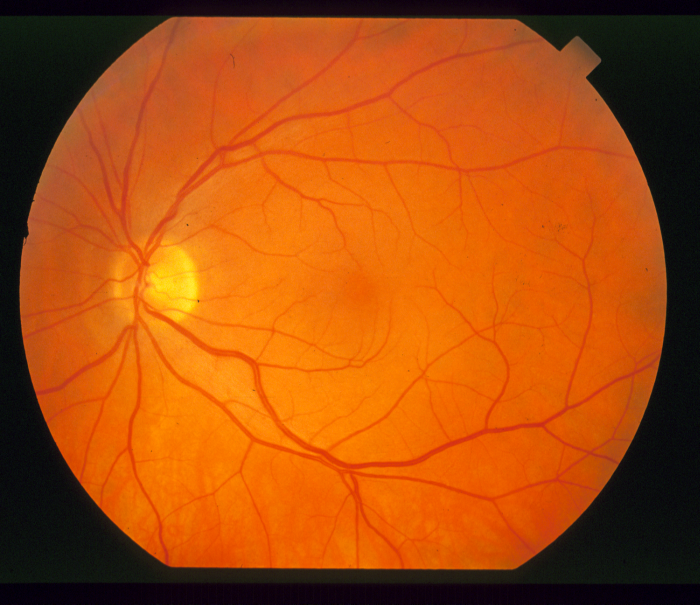
%> input picture Segmentation/distributed/img_002.ppm, 700 x 605 px; its folder holds only this picture in this run
$ octave func_test.m   (GNU Octave 9; MATLAB toolbox functions it lacks are replaced by stand-ins)
%> lines starting %> are read from the running program, lines starting %| are printed output that depends on the picture; in (x1, y1, x2, y2) boxes, pixels count from 0 and x2, y2 are one past the last pixel; in counts of white or black regions, pixels touching at a corner belong together; the program's own positions count from 1
% Getting all the file details from the distributed folder
files = dir('distributed/img*.ppm');
num_files = length(files);
%Getting a referance image to get the image size details for furture use
ref_img = double(imread(strcat('distributed/', files(1).name)));

gray_imgs = zeros([size(ref_img(:,:,1)),num_files]);
%> gray_imgs: size 605x700 double; every value is 0
figure
colormap('gray');
for i=1:num_files
    img_loop = double(imread(strcat('distributed/', files(i).name)));
    img = 0.1*img_loop(:,:,1) + 0.85*img_loop(:,:,2) + 0.05*img_loop(:,:,3);
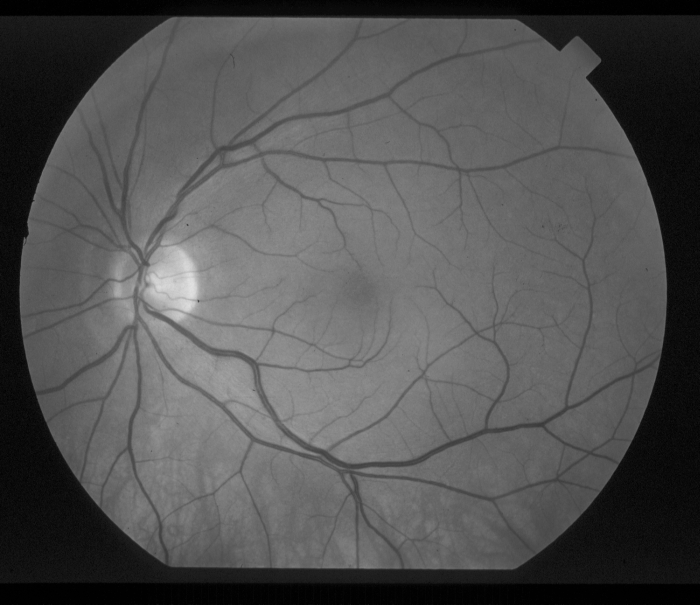
%> img: size 605x700 double; min 0.05, max 225.6, mean 82.9
    %Applying median filter to removing noise from the data and preserving
    %edges.
    img = medfilt2(img,[3,3]);
    gray_imgs(:,:,i) = img;
    subplot(6,6,i)
    imagesc(img)
end

diskLocations = getOpticalDisk(gray_imgs);


function [circle_img] = getOpticalDisk(imgs)
img_bin = zeros(size(imgs));
for i=1:size(imgs,3)
    img_loop = imgs(:,:,i);

    diskLocations = imsharpen(img_loop,'Radius',2,'Amount',1);
    ksx = reshape([-1 -2 -1 0 0 0 1 2 1], 3, 3 );
    ksy = ksx';

    gx = conv2(diskLocations, ksx, 'same');
    gy = conv2(diskLocations, ksy, 'same');

    len_grad = sqrt(gx.^2 + gy.^2);
    edge_sol = len_grad>50;

    img_wind = bwmorph(edge_sol, 'dilate', 1);

    img_bin(:,:,i) = img_wind;
end
%> this loop made 1 pass
%> pass 1, in getOpticalDisk, `diskLocations = imsharpen(img_loop,'Radius',2,'Amount',1);`:
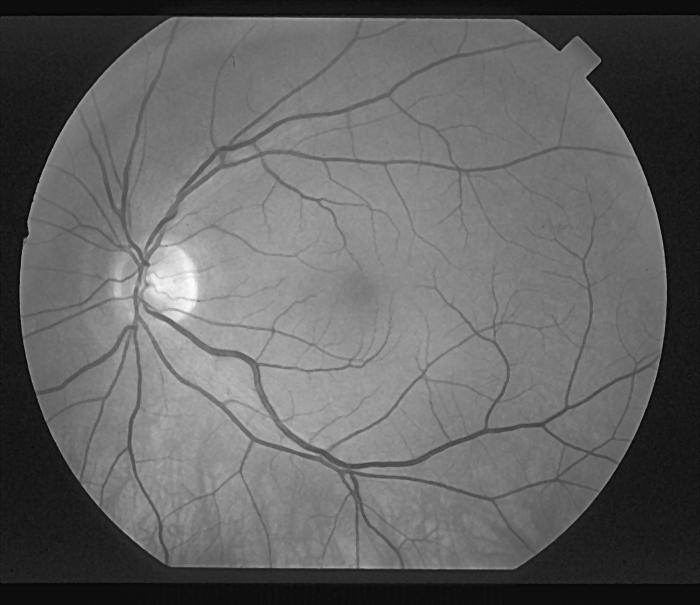
%> diskLocations: size 605x700 double; min -11.56, max 229.4, mean 82.9; drawn with min black and max white
%> pass 1, in getOpticalDisk, `gx = conv2(diskLocations, ksx, 'same');`:
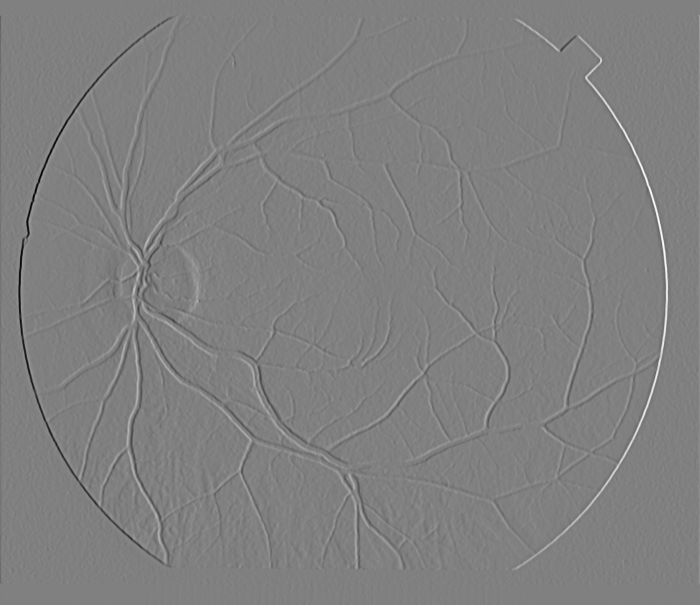
%> gx: size 605x700 double; min -551.2, max 544.1, mean 0; drawn with min black and max white
%> pass 1, in getOpticalDisk, `gy = conv2(diskLocations, ksy, 'same');`:
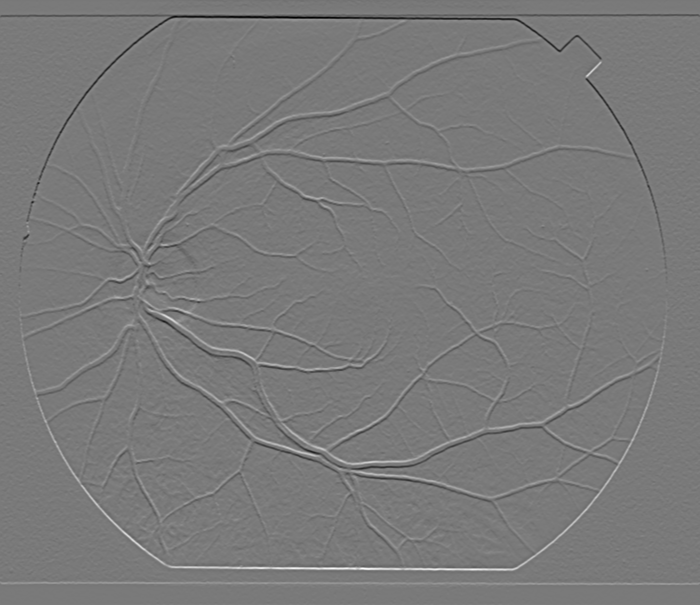
%> gy: size 605x700 double; min -462.9, max 504, mean 0; drawn with min black and max white
%> pass 1, in getOpticalDisk, `len_grad = sqrt(gx.^2 + gy.^2);`:
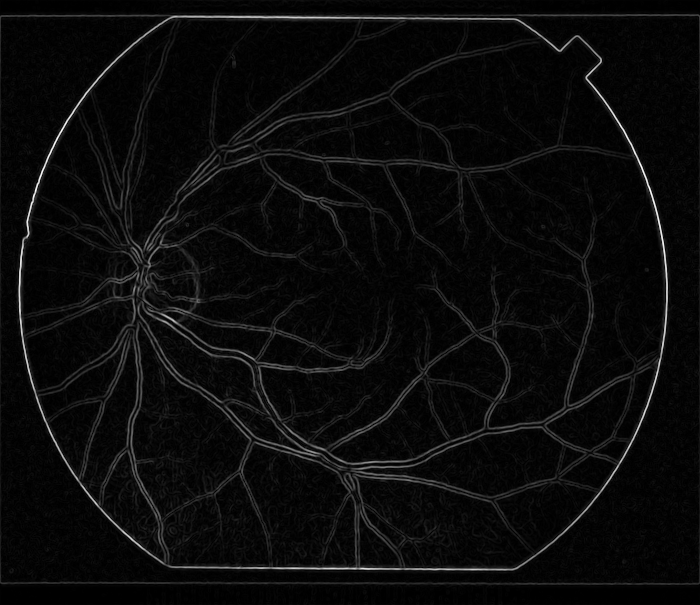
%> len_grad: size 605x700 double; min 0.0223, max 572.3, mean 24.7; drawn with min black and max white
%> after the loop:
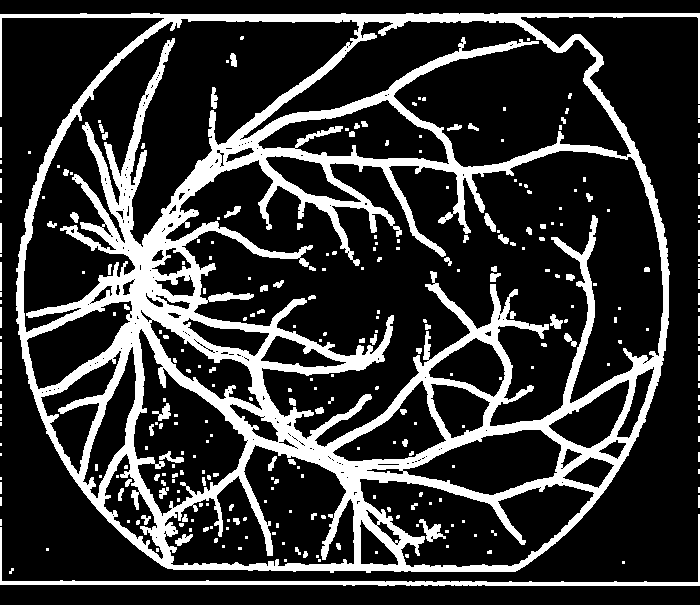
%> img_bin: size 605x700 double; values 0 (black) and 1 (white), 21.3% white; 298 white regions (199 under 20 px), largest, box (x1, y1, x2, y2) and area: (0, 13, 700, 573) 80677, (0, 514, 700, 586) 3132, (419, 519, 446, 542) 253

xrng = 1:size(img_loop, 2);
%> xrng = 700 values from 1 to 700
yrng = 1:size(img_loop, 1);
%> yrng = 605 values from 1 to 605
[xx,yy] = meshgrid(xrng,yrng);
figure
colormap('gray');
num_radii = zeros(1, size(imgs,3));
circle_img = zeros(size(imgs));
for i=1:size(imgs,3)
    img_loop = img_bin(:,:,i);
    [center, radii] = imfindcircles(img_loop==1, [50 120],'sensitivity', .98);
    num_radii(i) = radii(1);
    circle_img(:,:,i) = hypot(xx-center(1,1), yy-center(1,2))<=radii(1);
    subplot(6,6,i)
    imagesc(circle_img(:,:,i))
end
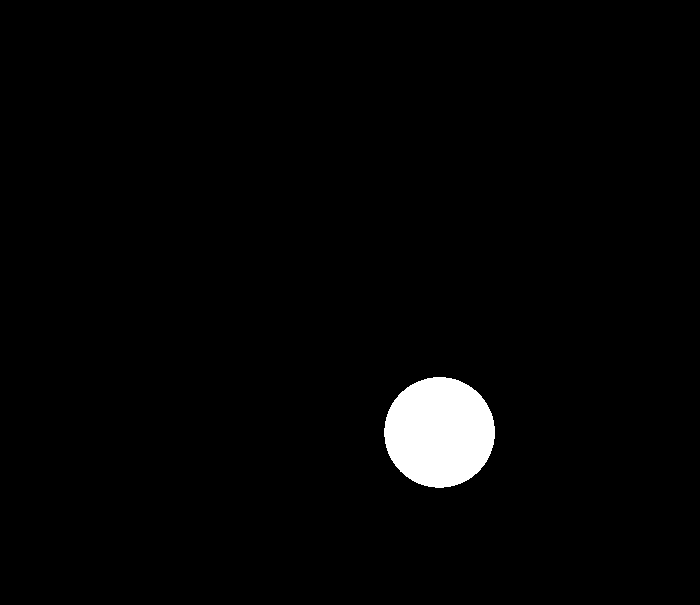
%> circle_img: size 605x700 double; values 0 (black) and 1 (white), 2.3% white; 1 white region, box (x1, y1, x2, y2) and area: (384, 377, 495, 488) 9611

end

$ run again, on Segmentation/distributed/img_027.ppm
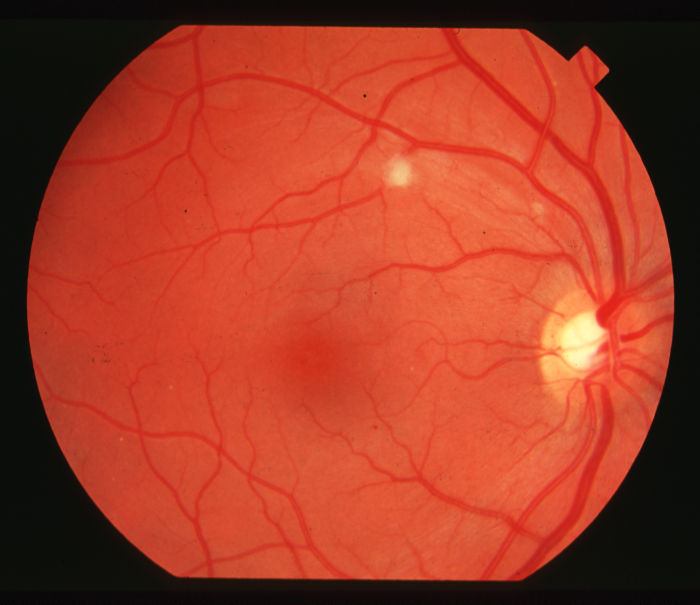
%> input picture Segmentation/distributed/img_027.ppm, 700 x 605 px
%> gray_imgs: size 605x700 double; every value is 0
%> after the loop in getOpticalDisk, `for i=1:size(imgs,3)`:
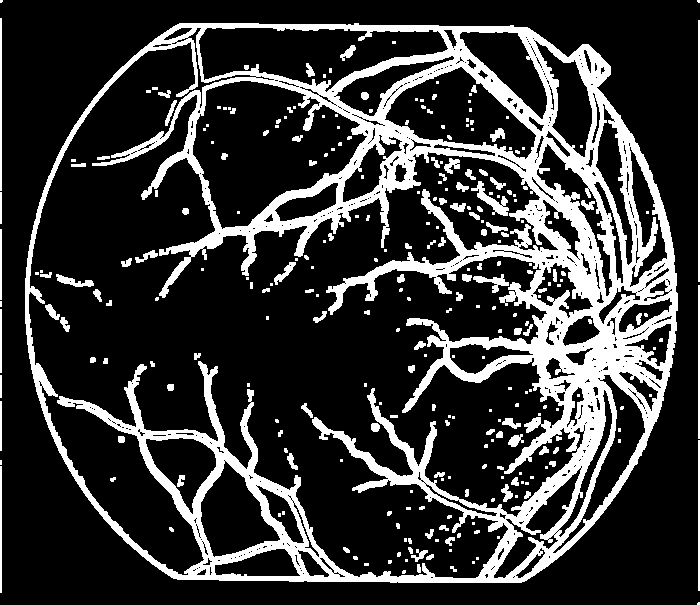
%> img_bin: size 605x700 double; values 0 (black) and 1 (white), 21.4% white; 285 white regions (161 under 20 px), largest, box (x1, y1, x2, y2) and area: (25, 23, 678, 583) 80057, (698, 20, 700, 282) 524, (471, 181, 509, 216) 411
%> after the loop in getOpticalDisk, `for i=1:size(imgs,3)`:
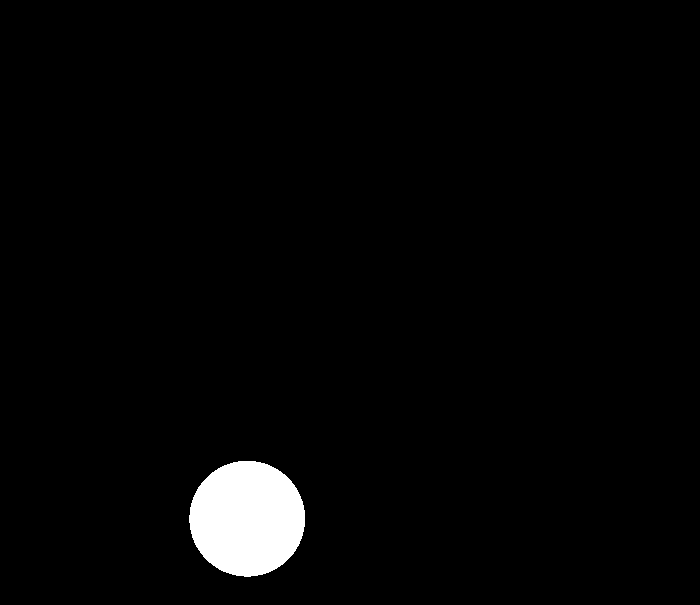
%> circle_img: size 605x700 double; values 0 (black) and 1 (white), 2.5% white; 1 white region, box (x1, y1, x2, y2) and area: (189, 461, 305, 577) 10531

$ run again, on Segmentation/distributed/img_015.ppm
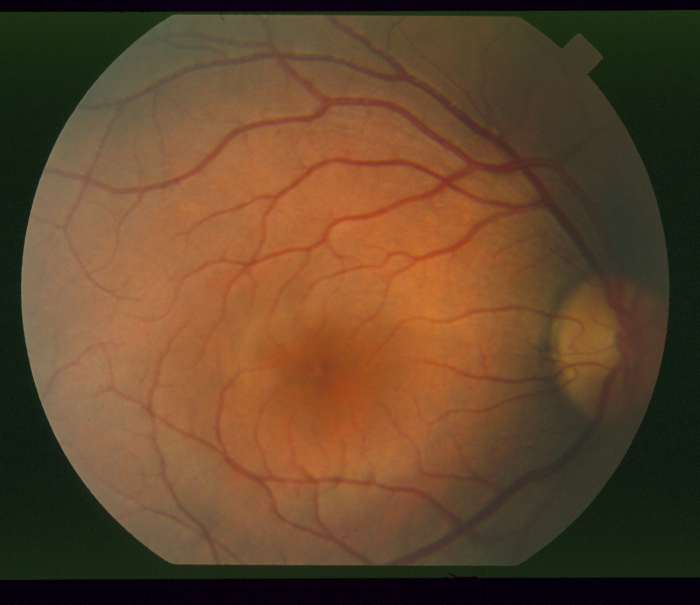
%> input picture Segmentation/distributed/img_015.ppm, 700 x 605 px
%> gray_imgs: size 605x700 double; every value is 0
%> after the loop in getOpticalDisk, `for i=1:size(imgs,3)`:
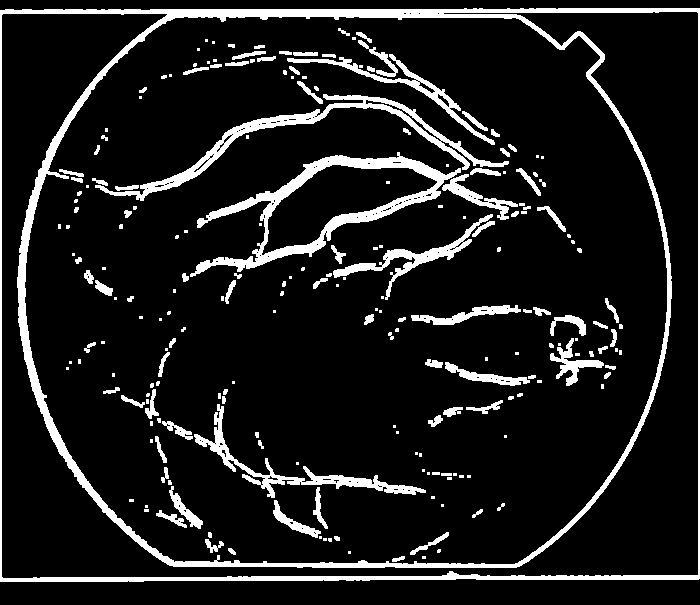
%> img_bin: size 605x700 double; values 0 (black) and 1 (white), 11.2% white; 218 white regions (109 under 20 px), largest, box (x1, y1, x2, y2) and area: (0, 8, 700, 582) 20152, (190, 152, 461, 277) 5494, (95, 94, 509, 201) 4149
%> after the loop in getOpticalDisk, `for i=1:size(imgs,3)`:
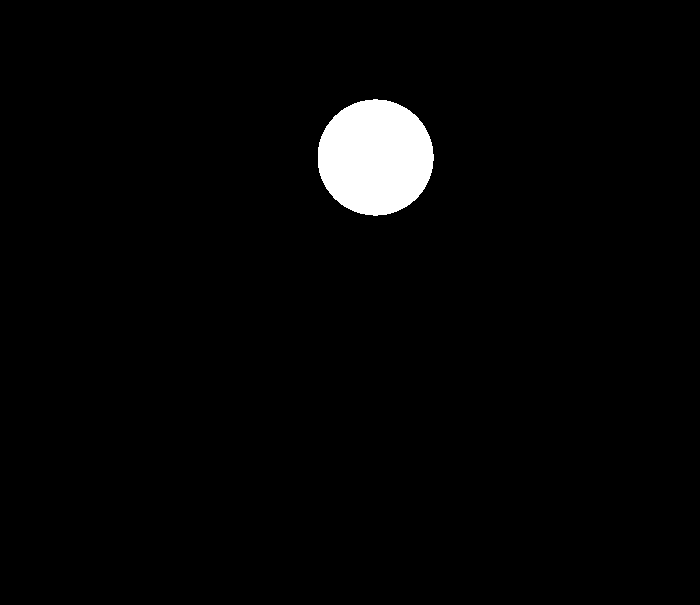
%> circle_img: size 605x700 double; values 0 (black) and 1 (white), 2.5% white; 1 white region, box (x1, y1, x2, y2) and area: (318, 99, 434, 216) 10584

$ run again, on Segmentation/distributed/img_018.ppm
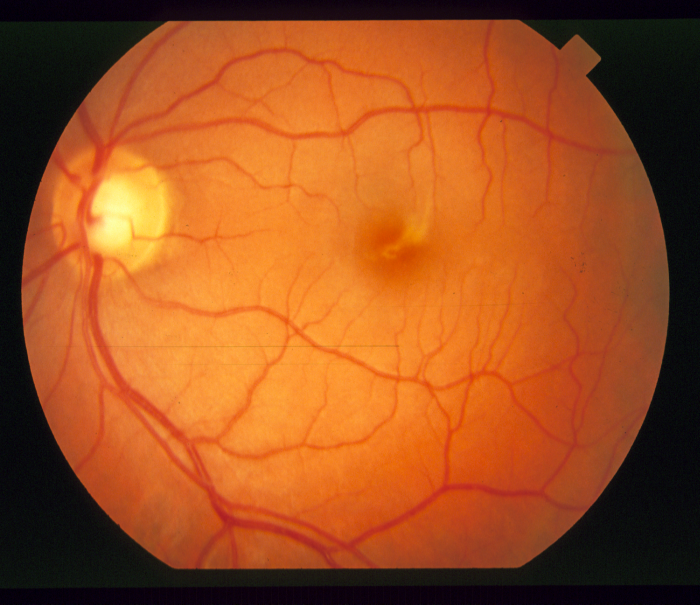
%> input picture Segmentation/distributed/img_018.ppm, 700 x 605 px
%> gray_imgs: size 605x700 double; every value is 0
%> after the loop in getOpticalDisk, `for i=1:size(imgs,3)`:
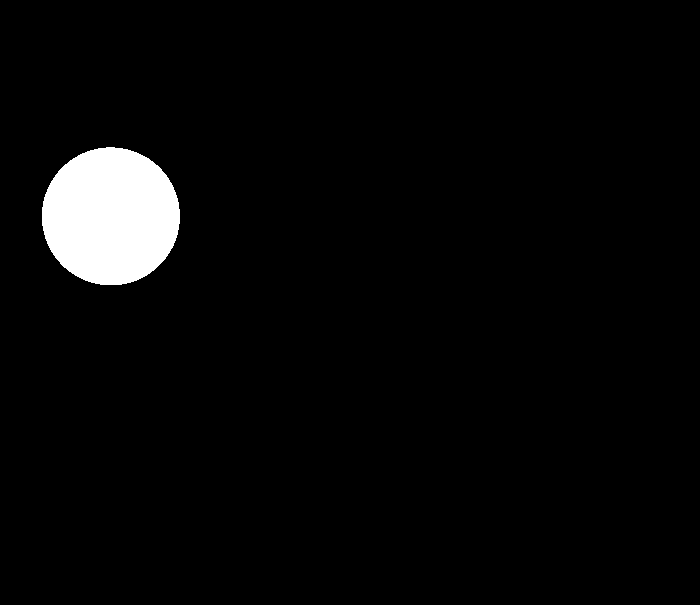
%> circle_img: size 605x700 double; values 0 (black) and 1 (white), 3.5% white; 1 white region, box (x1, y1, x2, y2) and area: (42, 147, 180, 285) 14973
